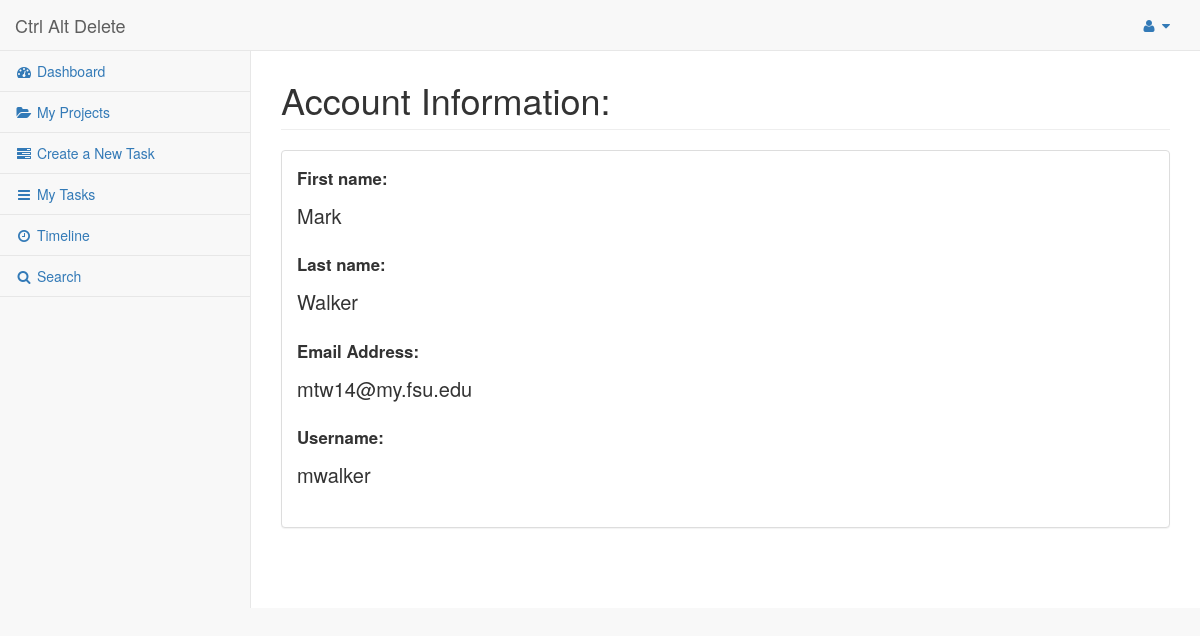
The page /pages/account.php?user=mwalker (signed in) on the database its author committed.
### tables this page shows
CREATE TABLE `users` (
  `username` varchar(45) NOT NULL,
  `first` varchar(45) NOT NULL,
  `last` varchar(45) NOT NULL,
  `email` varchar(45) NOT NULL,
  `passhash` varchar(32) NOT NULL
);

### pages/account.php (the view, shortened to what this page needs)
<!DOCTYPE html>
<html lang="en">
<head>
    <link href="../vendor/bootstrap/css/bootstrap.min.css" rel="stylesheet">
    <link href="../vendor/metisMenu/metisMenu.min.css" rel="stylesheet">
    <link href="../dist/css/sb-admin-2.css" rel="stylesheet">
    <link href="../vendor/morrisjs/morris.css" rel="stylesheet">
    <link href="../vendor/font-awesome/css/font-awesome.min.css" rel="stylesheet" type="text/css">
    <link href="../customcss/custom.css" rel="stylesheet">
</head>
<body>
    <div id="wrapper">
        <nav class="navbar navbar-default navbar-static-top fixedtop" role="navigation" style="margin-bottom: 0">
            <div class="navbar-header">
                <a class="navbar-brand" href="index.php">Ctrl Alt Delete</a>
            </div>
            <ul class="nav navbar-top-links navbar-right">
                <li class="dropdown">
                    <a class="dropdown-toggle" data-toggle="dropdown" href="#">
                        <i class="fa fa-user fa-fw"></i> <i class="fa fa-caret-down"></i>
                    </a>
                </li>
            </ul>
            <div class="navbar-default sidebar fixed" role="navigation">
                <div class="sidebar-nav navbar-collapse">
                    <ul class="nav" id="side-menu">
                        <li>
                            <a href="index.php"><i class="fa fa-dashboard fa-fw"></i> Dashboard</a>
                        </li>
                        <li>
                            <a href="myProject.php"><i class="fa fa-folder-open fa-fw"></i> My Projects</a>
                        </li>
                        <li>
                            <a href="createTask.php"><i class="fa fa-tasks fa-fw"></i> Create a New Task</a>
                        </li>
                        <li>
                            <a href="currentTask.php"><i class="fa fa-bars fa-fw"></i> My Tasks</a>
                        </li>
                        <li>
                            <a href="#"><i class="fa fa-clock-o fa-fw"></i> Timeline</a>
                        </li>
                        <li>
                            <a href="#"><i class="fa fa-search fa-fw"></i> Search</a>
                        </li>
                    </ul>
                </div>
            </div>
        </nav>
        <div id="page-wrapper">
            <div class="row">
                <div class="col-lg-12">
                    <h1 class="page-header">Account Information: </h1>
                </div>
            </div>
            <div class="panel panel-default">
                <div class="panel-body">
                    <form style="font-size:120%;">
                        <div class="form-group">
                            <label for="firstname">First name:</label>
                            <p class="form-control-static bigFont">
                            <?php
                                if (isset($_GET['user']))
                                {
                                    $user = $_GET['user'];
                                    $connection = mysqli_connect("localhost", "root", "", "cen4020");
                                    $results = mysqli_query($connection, "SELECT first, last, email FROM users WHERE username='$user'");
                                    $row = mysqli_fetch_row($results);
                                    $first = $row[0];
                                    $last = $row[1];
                                    $email = $row[2];
                                }
                                else
                                {
                                    $set = 0;
                                    $user = $_SESSION['username'];
                                    $first = $_SESSION['first'];
                                    $last = $_SESSION['last'];
                                    $email = $_SESSION['email'];
                                }
                                    echo $first;
                            ?></p>
                        </div>
                        <div class="form-group">
                            <label for="lastname">Last name:</label>
                            <p class="form-control-static bigFont"><?php echo $last;?></p>
                        </div>
                        <div class="form-group">
                            <label for="emailaddress">Email Address:</label>
                            <p class="form-control-static bigFont"><?php echo $email;?></p>
                        </div>
                        <div class="form-group">
                            <label for="username">Username:</label>
                            <p class="form-control-static bigFont"><?php echo $user;?></p>
                        </div>
                    </form>
                </div>
            </div>
        </div>
    </div>
</body>
</html>

### customcss/custom.css (style rules this page uses)
.bigFont { font-size: 20px; }
.fixedtop { position: fixed; width: 100%; left: 0; top: 0; z-index: 100; border-top: 0; }
.fixed { position: fixed; }

### rows shown on the page
users: first "Mark", last "Walker", email "mtw14@my.fsu.edu"

### other values the page prints
$user "mwalker"
